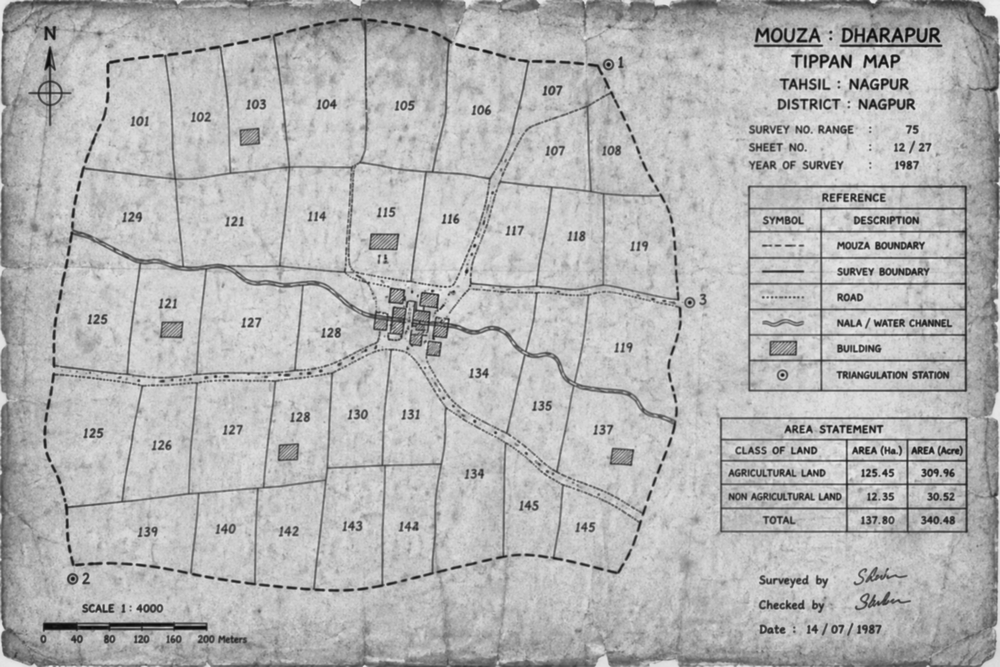
#> input picture data/processed/test_map_processed.png, 1000 x 667 px, shrunk from 1536 x 1024 before the run, found by its file name
$ python extract_boundaries.py
#> lines starting #> are read from the running program, lines starting #| are printed output that depends on the picture; after the words box and inside, x2 and y2 are one past the last pixel; in counts of white or black regions, pixels touching at a corner belong together
from pathlib import Path
import cv2


def extract_boundaries(input_path: str, output_path: str) -> None:
    """Detect boundary lines from a preprocessed land map."""
#> called with input_path = 'data/processed/test_map_processed.png', output_path = 'data/processed/test_map_boundaries.png'

    input_file = Path(input_path)
    output_file = Path(output_path)

    if not input_file.exists():
        raise FileNotFoundError(f"Input map not found: {input_file}")

    image = cv2.imread(str(input_file), cv2.IMREAD_GRAYSCALE)
#> image is the input picture: shape (667, 1000); min 6, max 237, mean 181.4

    if image is None:
        raise ValueError(f"Could not read image: {input_file}")

    # Detect edges
    edges = cv2.Canny(image, 50, 150)
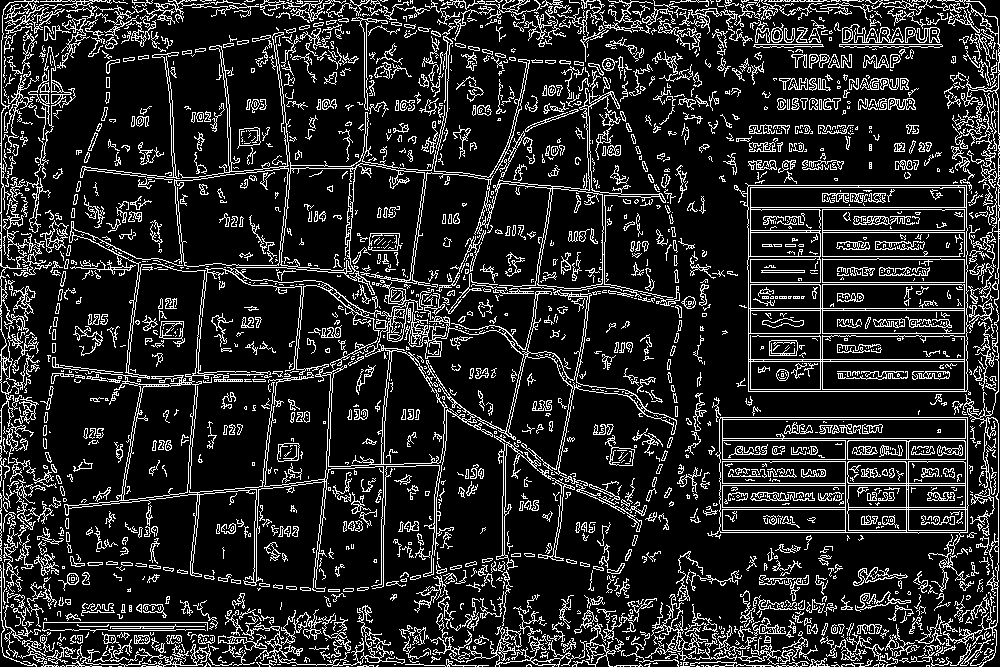
#> edges: shape (667, 1000); 15.5% white in thin lines or dots

    # Connect broken boundary segments
    kernel = cv2.getStructuringElement(
        cv2.MORPH_RECT, (3, 3)
    )

    boundaries = cv2.morphologyEx(
        edges,
        cv2.MORPH_CLOSE,
        kernel,
        iterations=2
    )
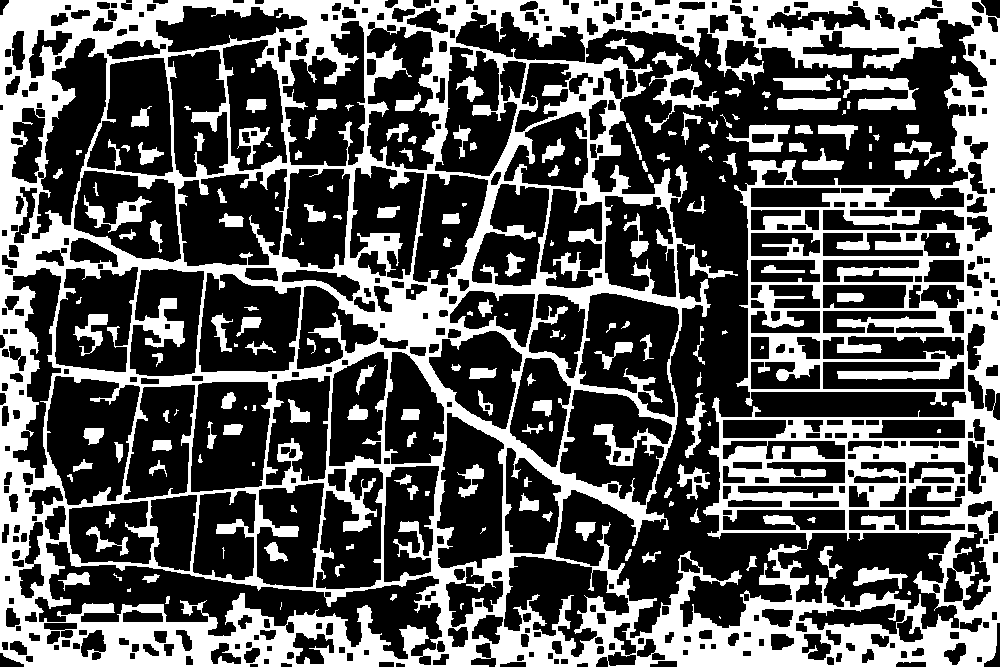
#> boundaries: shape (667, 1000); 35.1% white; 180 white regions (32 under 20 px), largest, box (x1, y1, x2, y2) and area: (0, 0, 1000, 667) 208723, (843, 74, 919, 110) 1416, (645, 51, 719, 133) 1403

    output_file.parent.mkdir(parents=True, exist_ok=True)

    if not cv2.imwrite(str(output_file), boundaries):
        raise IOError(f"Could not save boundaries: {output_file}")

    print(f"Boundary image saved to: {output_file}")


if __name__ == "__main__":
    extract_boundaries(
        "data/processed/test_map_processed.png",
        "data/processed/test_map_boundaries.png"
    )
